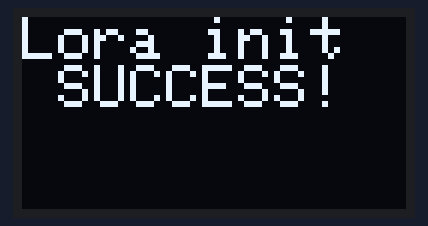
A sketch run on a simulated Arduino Uno, built with avr-gcc and run on an emulated ATmega328P. On the bench: 128×64 one-colour display. No radio packets arrive unless stated; what the sketch prints to the serial monitor is not drawn.

Above: at 0.1 s.

The sketch:

basic_of_lora.ino
```cpp
////////////////////Connections///////////////////
// NodeMCU esp8266 Pins                     SX1278 Pins
// GND                                       GND
// 3.3V                                      VCC
// D8                                        NSS
// D7                                        MOSI
// D6                                        MISO
// D5                                        SCK
// D0                                        RST
// D2                                        DIO0
/////////////////////////////////////////////////

// NodeMCU esp8266 Pins                     Oled display pins
// GND                                       GND
// Vin                                       VCC
// D1                                        SDA
// D2                                        SCL
/////////////////////////////////////////////////

#include <SPI.h>
#include <Wire.h>
#include <LoRa.h> // Or include the appropriate library header
#include <Adafruit_GFX.h>
#include <Adafruit_SSD1306.h>

#define i2c_Address 0x3C //initialize with the I2C addr 0x3C Typically eBay OLED's
#define SCREEN_WIDTH 128 // OLED display width, in pixels
#define SCREEN_HEIGHT 64 // OLED display height, in pixels
// Declaration for an SSD1306 display connected to I2C (SDA, SCL pins)
#define OLED_RESET      -1  // Reset pin # (or -1 if sharing Arduino reset pin)
Adafruit_SSD1306 display(SCREEN_WIDTH, SCREEN_HEIGHT, &Wire, OLED_RESET);

// Define LoRa module pins (adjust as needed)
#define SS 15  // LoRa module's SPI Slave Select (SS) pin
#define RST 16  // LoRa module's Reset pin
#define DI0 11  // LoRa module's Interrupt pin (DIO0)

void setup() {
  Serial.begin(115200); // Initialize serial communication for debugging

  // SSD1306_SWITCHCAPVCC = generate display voltage from 3.3V internally
  if(!display.begin(SSD1306_SWITCHCAPVCC, i2c_Address)) {
    Serial.println(F("SSD1306 allocation failed"));
    for(;;); // Don't proceed, loop forever
  }

  // Initialize LoRa module
  LoRa.setPins(SS, RST, DI0); // Set the LoRa module's pins
  if (!LoRa.begin(915E6)) { // Or your desired frequency (e.g., 433MHz, 868MHz, 915MHz)
    Serial.println("Starting LoRa failed!");
    display.clearDisplay();
    display.setTextSize(2);
    display.setTextColor(SSD1306_WHITE);
    display.setCursor(0,0);
    display.print("Lora init  Failed!");
    display.display();
    while (1);
  }
  Serial.println("LoRa Initialized OK!");
    display.clearDisplay();
    display.setTextSize(2);
    display.setTextColor(SSD1306_WHITE);
    display.setCursor(0,0);
    display.print("Lora init  SUCCESS!");
    display.display();
}

void loop() {
  // Your LoRa communication code here
}
```
